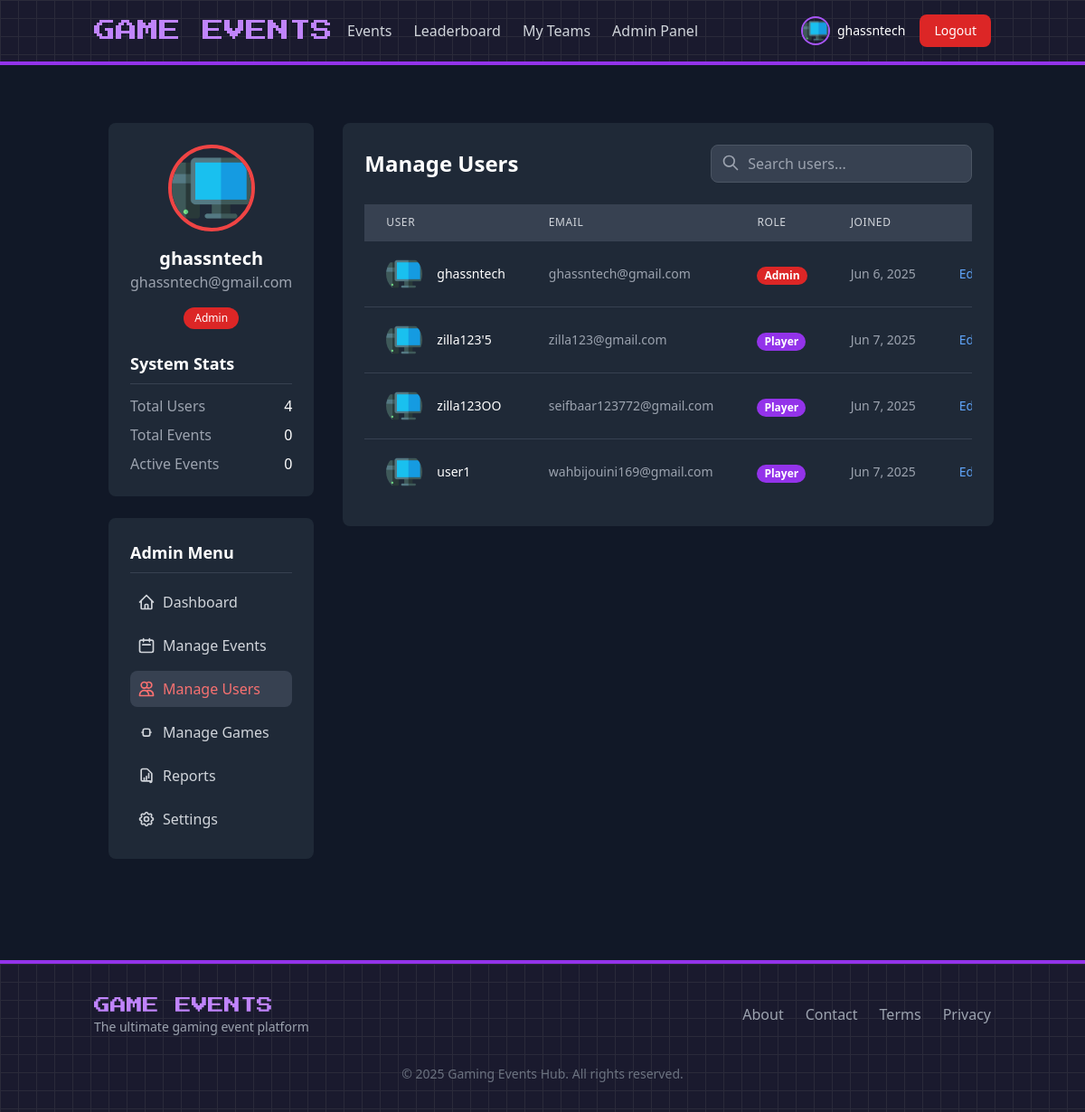
The app's page /views/admin/users.php (signed in), older data.
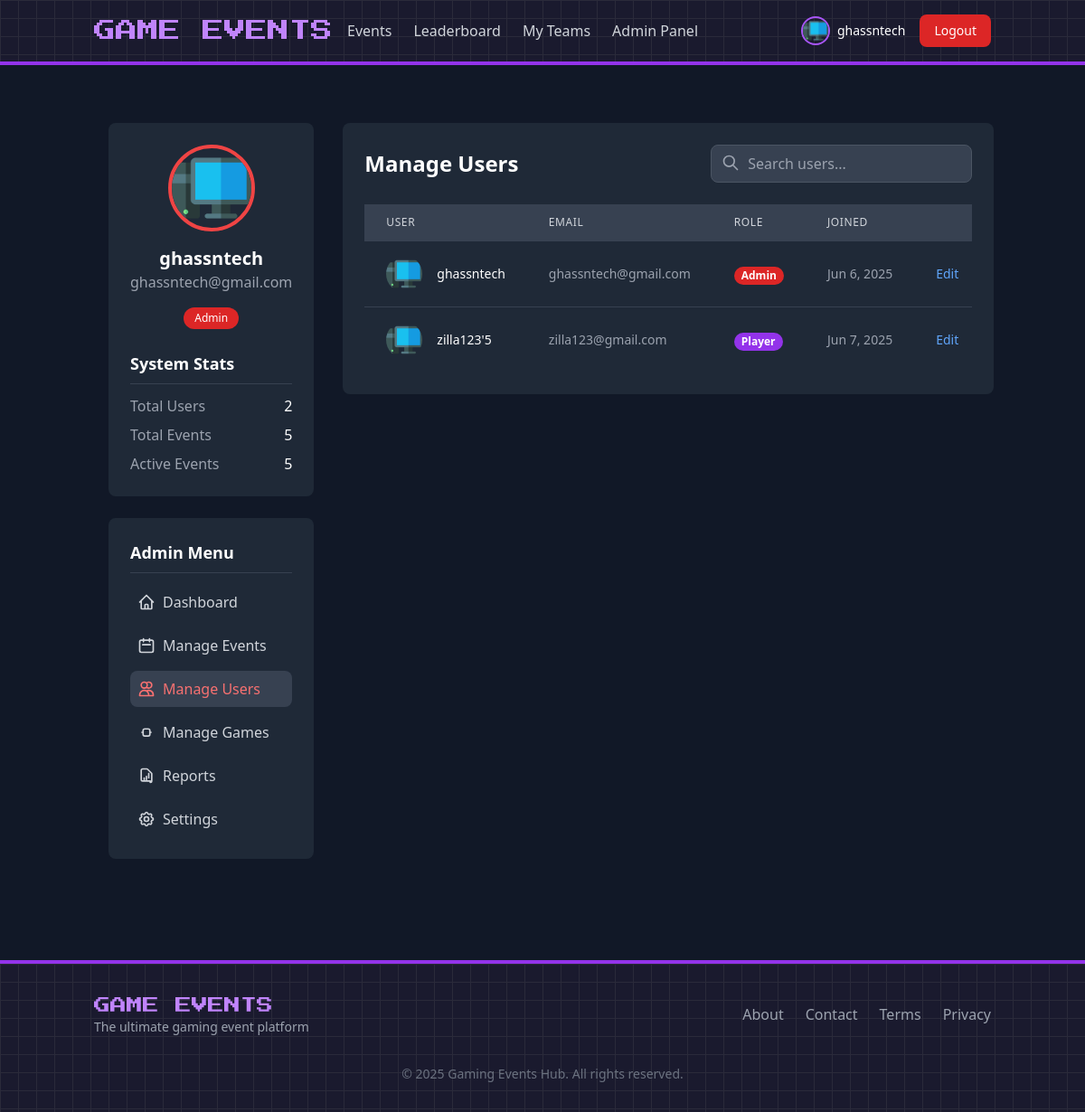
The same page, newer data.
### tables this page shows
CREATE TABLE `users` (
  `id` int(11) NOT NULL,
  `username` varchar(50) NOT NULL,
  `email` varchar(100) NOT NULL,
  `password` varchar(255) NOT NULL,
  `role` enum('admin','player','visitor') DEFAULT 'visitor',
  `avatar` varchar(255) DEFAULT 'default.png',
  `created_at` timestamp NOT NULL DEFAULT current_timestamp(),
  `updated_at` timestamp NOT NULL DEFAULT current_timestamp() ON UPDATE current_timestamp()
);

### models/User.php (called while the page is built, shortened)
<?php
require_once __DIR__ . '/../config/database.php';
class User
{
    private $db;
    public function __construct()
    {
        global $pdo;
        $this->db = $pdo;
    }
    public function getAllUsers()
    {
        $query = 'SELECT id, username, email, role, avatar, created_at FROM users';
        $stmt = $this->db->prepare($query);
        $stmt->execute();
        return $stmt->fetchAll(PDO::FETCH_ASSOC);
    }
    public function getUserById($id)
    {
        $query = 'SELECT * FROM users WHERE id = :id';
        $stmt = $this->db->prepare($query);
        $stmt->bindParam(':id', $id);
        $stmt->execute();
        return $stmt->fetch(PDO::FETCH_ASSOC);
    }
}

### models/Event.php (called while the page is built, shortened)
<?php
require_once __DIR__ . '/../config/database.php';
class Event
{
    private $db;
    public function __construct()
    {
        global $pdo;
        $this->db = $pdo;
    }
    public function getAllEvents($status = null)
    {
        if ($status !== null) {
            $stmt = $this->db->prepare("
                SELECT e.*, g.name AS game_name
                FROM events e
                INNER JOIN games g ON e.game_id = g.id
                WHERE e.status = ?
                ORDER BY e.start_date DESC
            ");
            $stmt->execute([$status]);
            return $stmt->fetchAll();
        } else {
            $stmt = $this->db->query("
                SELECT e.*, g.name AS game_name
                FROM events e
                INNER JOIN games g ON e.game_id = g.id
                ORDER BY e.start_date DESC
            ");
            return $stmt->fetchAll();
        }
    }
}

### views/admin/users.php (the view, shortened to what the changed rows need)
<?php
$user = new User();
$allUsers = $user->getAllUsers();
$editUser = null;
?>
<?php include '../../includes/header.php'; ?>
<div class="container mx-auto px-4 py-8">
    <div class="flex flex-col md:flex-row gap-8">
        <?php include 'sidebar.php'; ?>
        <div class="w-full md:w-3/4">
            <?php if (isset($_GET['id'])): ?>
                <div class="bg-gray-800 rounded-lg p-6 mb-6">
                    <h2 class="text-2xl font-bold mb-6">Edit User: <?php echo htmlspecialchars($editUser['username']); ?>
                    </h2>
                    <form action="../../controllers/UserController.php?action=update" method="POST"
                        enctype="multipart/form-data">
                        <input type="hidden" name="id" value="<?php echo $editUser['id']; ?>">
                        <div class="grid grid-cols-1 md:grid-cols-2 gap-6 mb-6">
                            <div>
                                <label class="block text-gray-300 text-sm font-bold mb-2" for="username">
                                    Username
                                </label>
                                <input
                                    class="bg-gray-700 appearance-none border-2 border-gray-700 rounded w-full py-3 px-4 text-white leading-tight focus:outline-none focus:border-red-500"
                                    id="username" name="username" type="text" placeholder="Username"
                                    value="<?php echo htmlspecialchars($editUser['username']); ?>" required>
                            </div>
                            <div>
                                <label class="block text-gray-300 text-sm font-bold mb-2" for="email">
                                    Email
                                </label>
                                <input
                                    class="bg-gray-700 appearance-none border-2 border-gray-700 rounded w-full py-3 px-4 text-white leading-tight focus:outline-none focus:border-red-500"
                                    id="email" name="email" type="email" placeholder="Email"
                                    value="<?php echo htmlspecialchars($editUser['email']); ?>" required>
                            </div>
                        </div>
                        <div class="mb-6">
                            <label class="block text-gray-300 text-sm font-bold mb-2" for="role">
                                Role
                            </label>
                            <select
                                class="bg-gray-700 appearance-none border-2 border-gray-700 rounded w-full py-3 px-4 text-white leading-tight focus:outline-none focus:border-red-500"
                                id="role" name="role" required>
                                <option value="admin" <?php echo $editUser['role'] === 'admin' ? 'selected' : ''; ?>>Admin
                                </option>
                                <option value="player" <?php echo $editUser['role'] === 'player' ? 'selected' : ''; ?>>Player
                                </option>
                                <option value="visitor" <?php echo $editUser['role'] === 'visitor' ? 'selected' : ''; ?>>
                                    Visitor</option>
                            </select>
                        </div>
                        <div class="mb-6">
                            <label class="block text-gray-300 text-sm font-bold mb-2" for="avatar">
                                Avatar
                            </label>
                            <div class="flex items-center space-x-4">
                                <img src="../../assets/images/avatars/<?php echo htmlspecialchars($editUser['avatar']); ?>"
                                    alt="Avatar" class="w-16 h-16 rounded-full border-2 border-red-500">
                                <input type="file" id="avatar" name="avatar" class="text-gray-400 text-sm">
                            </div>
                        </div>
                        <div class="flex justify-end space-x-4">
                            <a href="users.php"
                                class="bg-gray-600 hover:bg-gray-700 text-white px-4 py-2 rounded-lg transition">Cancel</a>
                            <button type="submit"
                                class="bg-red-600 hover:bg-red-700 text-white px-4 py-2 rounded-lg transition">Update
                                User</button>
                        </div>
                    </form>
                </div>
            <?php else: ?>
                <div class="bg-gray-800 rounded-lg p-6 mb-6">
                    <div class="flex justify-between items-center mb-6">
                        <h2 class="text-2xl font-bold">Manage Users</h2>
                    </div>
                    <div class="overflow-x-auto">
                        <table class="min-w-full divide-y divide-gray-700">
                            <thead class="bg-gray-700">
                                <tr>
                                    <th scope="col"
                                        class="px-6 py-3 text-left text-xs font-medium text-gray-300 uppercase tracking-wider">
                                        User</th>
                                    <th scope="col"
                                        class="px-6 py-3 text-left text-xs font-medium text-gray-300 uppercase tracking-wider">
                                        Email</th>
                                    <th scope="col"
                                        class="px-6 py-3 text-left text-xs font-medium text-gray-300 uppercase tracking-wider">
                                        Role</th>
                                    <th scope="col"
                                        class="px-6 py-3 text-left text-xs font-medium text-gray-300 uppercase tracking-wider">
                                        Joined</th>
                                    <th scope="col" class="relative px-6 py-3"><span class="sr-only">Actions</span></th>
                                </tr>
                            </thead>
                            <tbody class="bg-gray-800 divide-y divide-gray-700">
                                <?php foreach ($allUsers as $user): ?>
                                    <tr>
                                        <td class="px-6 py-4 whitespace-nowrap">
                                            <div class="flex items-center">
                                                <div class="flex-shrink-0 h-10 w-10">
                                                    <img class="h-10 w-10 rounded-full"
                                                        src="<?php echo BASE_URL; ?>assets/images/avatars/<?php echo htmlspecialchars($user['avatar']); ?>"
                                                        alt="">
                                                </div>
                                                <div class="ml-4">
                                                    <div class="text-sm font-medium">
                                                        <?php echo htmlspecialchars($user['username']); ?>
                                                    </div>
                                                </div>
                                            </div>
                                        </td>
                                        <td class="px-6 py-4 whitespace-nowrap text-sm text-gray-400">
                                            <?php echo htmlspecialchars($user['email']); ?>
                                        </td>
                                        <td class="px-6 py-4 whitespace-nowrap">
                                            <?php
                                            $roleColor = $user['role'] === 'admin' ? 'bg-red-600' : ($user['role'] === 'player' ? 'bg-purple-600' : 'bg-gray-600');
                                            ?>
                                            <span
                                                class="px-2 inline-flex text-xs leading-5 font-semibold rounded-full <?php echo $roleColor; ?> text-white">
                                                <?php echo ucfirst($user['role']); ?>
                                            </span>
                                        </td>
                                        <td class="px-6 py-4 whitespace-nowrap text-sm text-gray-400">
                                            <?php echo date('M j, Y', strtotime($user['created_at'])); ?>
                                        </td>
                                        <td class="px-6 py-4 whitespace-nowrap text-right text-sm font-medium">
                                            <a href="users.php?id=<?php echo $user['id']; ?>"
                                                class="text-blue-400 hover:text-blue-300 transition mr-3">Edit</a>
                                        </td>
                                    </tr>
                                <?php endforeach; ?>
                            </tbody>
                        </table>
                    </div>
                </div>
            <?php endif; ?>
        </div>
    </div>
</div>
<?php include '../../includes/footer.php'; ?>

### includes/header.php (shortened to what the changed rows need)
<?php
require_once __DIR__ . '/../config/database.php';
require_once __DIR__ . '/../models/User.php';
require_once __DIR__ . '/../models/Event.php';
$user = new User();
$isLoggedIn = isset($_SESSION['user_id']);
$currentUser = null;
if ($isLoggedIn) {
    $currentUser = $user->getUserById($_SESSION['user_id']);
}
?>
<!DOCTYPE html>
<html lang="en">
<head>
    <script src="https://cdn.tailwindcss.com"></script>
</head>
<body class="bg-gray-900 text-white min-h-screen">
    <header class="bg-pixel border-b-4 border-purple-600">
        <div class="container mx-auto px-4 py-4">
            <div class="flex justify-between items-center">
                <div class="flex items-center space-x-4">
                    <?php if ($isLoggedIn && $currentUser): ?>
                        <div class="flex items-center space-x-2">
                            <img src="<?php echo BASE_URL . 'assets/images/avatars/' . htmlspecialchars($currentUser['avatar'] ?? 'default.png'); ?>"
                                 alt="Avatar" class="w-8 h-8 rounded-full border-2 border-purple-500">
                            <span class="text-sm"><?php echo htmlspecialchars($currentUser['username']); ?></span>
                        </div>
                        <a href="<?php echo BASE_URL; ?>views/auth/logout.php" class="bg-red-600 hover:bg-red-700 px-4 py-2 rounded-lg text-sm font-medium transition">Logout</a>
                    <?php endif; ?>
                </div>
            </div>
        </div>
    </header>
    <main class="container mx-auto px-4 py-8">

### views/admin/sidebar.php (shortened to what the changed rows need)
<?php
require_once __DIR__ . '/../../bootstrap.php';
require_once __DIR__ . '/../../models/User.php';
require_once __DIR__ . '/../../models/Event.php';
$user = new User();
$event = new Event();
$userCount = count($user->getAllUsers());
$eventCount = count($event->getAllEvents());
$activeEventCount = count(array_filter($event->getAllEvents(), function ($e) {
    return $e['status'] === 'upcoming' || $e['status'] === 'ongoing';
}));
?>
<div class="w-full md:w-1/4">
    <div class="bg-gray-800 rounded-lg p-6 mb-6">
        <div class="flex flex-col items-center">
            <img src="<?php echo htmlspecialchars(BASE_URL . 'assets/images/avatars/' . ($currentUser['avatar'] ?? 'default.png')); ?>"
                alt="Admin Avatar" class="w-24 h-24 rounded-full border-4 border-red-500 mb-4">
            <h3 class="text-xl font-bold"><?php echo htmlspecialchars($currentUser['username']); ?></h3>
            <p class="text-gray-400 mb-4"><?php echo htmlspecialchars($currentUser['email']); ?></p>
            <span class="bg-red-600 text-white px-3 py-1 rounded-full text-xs">Admin</span>
        </div>
        <div class="mt-6">
            <div class="space-y-2">
                <div class="flex justify-between">
                    <span class="text-gray-400">Total Users</span>
                    <span class="font-medium"><?php echo $userCount; ?></span>
                </div>
                <div class="flex justify-between">
                    <span class="text-gray-400">Total Events</span>
                    <span class="font-medium"><?php echo $eventCount; ?></span>
                </div>
                <div class="flex justify-between">
                    <span class="text-gray-400">Active Events</span>
                    <span class="font-medium"><?php echo $activeEventCount ?? ""; ?></span>
                </div>
            </div>
        </div>
    </div>
</div>

Row changes from the older to the newer data that the page shows:
removed users: avatar (placeholder picture), username "zilla123OO", email "seifbaar123772@gmail.com", role "Player", created_at "Jun 7, 2025"
removed users: avatar (placeholder picture), username "user1", email "wahbijouini169@gmail.com", role "Player", created_at "Jun 7, 2025"
Text that changed along with them:
$userCount: "4" → "2"
$eventCount: "0" → "5"
$activeEventCount: "0" → "5"
